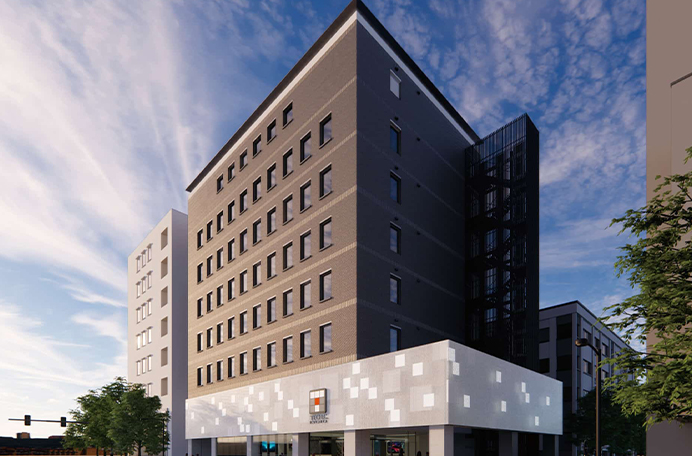
#> input picture 0605/666/ktech.jpg, 692 x 456 px, found by its file name
$ python 07_img_cut.py
#> lines starting #> are read from the running program, lines starting #| are printed output that depends on the picture
import numpy as np
import cv2

def main():
    img = cv2.imread("./ktech.jpg")
#> img is the input picture: shape (456, 692, 3); mean B, G, R 131.5, 122, 123.1
    height,width = img.shape[:2]
#> height = 456; width = 692
    print(width,height)
#| 692 456

    h1 = 159
    h2 = 350
    w1 = 200
    w2 = 500

    img_cut = img[h1:h2,w1:w2,:]
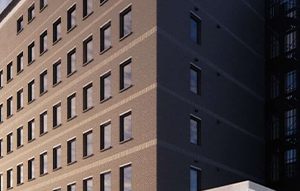
#> img_cut: shape (191, 300, 3); mean B, G, R 76.2, 78, 88.8
    cv2.imshow("Image_Cut", img_cut)

    cv2.waitKey(0)
    cv2.destroyAllWindows()

if __name__ == '__main__':
	main()

$ run again, with 0605/666/360_F_582923026_kQi1CuHQRnzoCw3Xu6qnMmrcCAxXkyw9.jpg copied over 0605/666/ktech.jpg
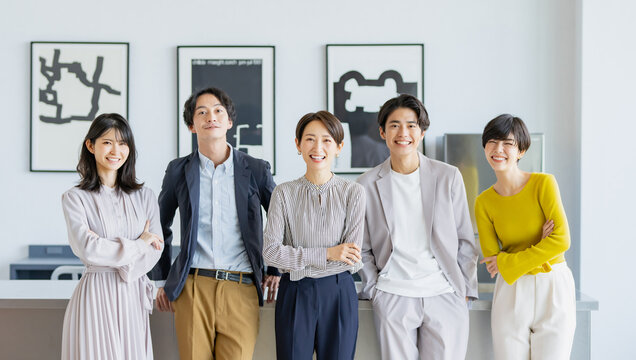
#> input picture 0605/666/360_F_582923026_kQi1CuHQRnzoCw3Xu6qnMmrcCAxXkyw9.jpg, 636 x 360 px, found by its file name
#> in main, img is the input picture: shape (360, 636, 3); mean B, G, R 175.3, 178.4, 177.9
#| 636 360
#> in main, `img_cut = img[h1:h2,w1:w2,:]`:
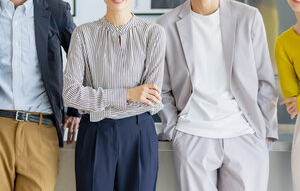
#> img_cut: shape (191, 300, 3); mean B, G, R 150.2, 152.9, 155.3

$ run again, with 0605/666/MURATA.jpg copied over 0605/666/ktech.jpg
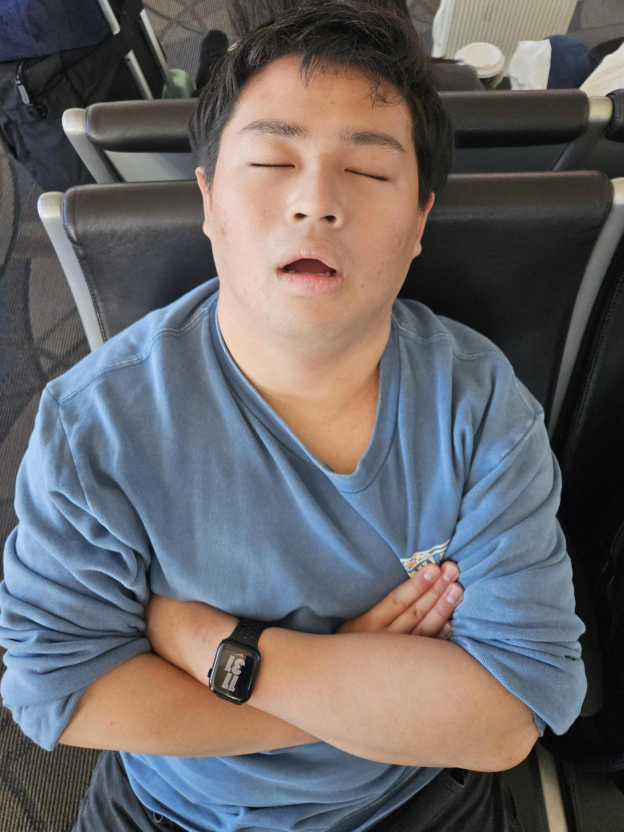
#> input picture 0605/666/MURATA.jpg, 1247 x 1663 px, found by its file name (shown at 1/2 size)
#> in main, img is the input picture: shape (1663, 1247, 3); mean B, G, R 103.7, 101.8, 104.4
#| 1247 1663
#> in main, `img_cut = img[h1:h2,w1:w2,:]`:
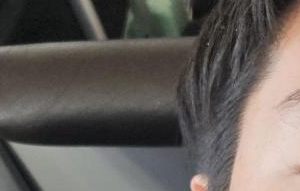
#> img_cut: shape (191, 300, 3); mean B, G, R 90, 94.2, 99.5

$ run again, with 0605/666/ball.jpg copied over 0605/666/ktech.jpg
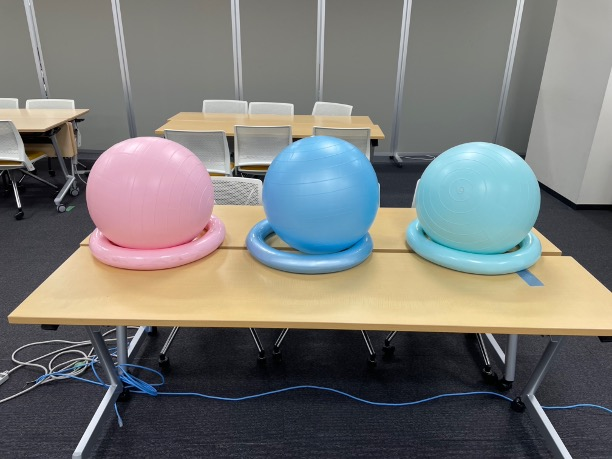
#> input picture 0605/666/ball.jpg, 612 x 459 px, found by its file name
#> in main, img is the input picture: shape (459, 612, 3); mean B, G, R 116.6, 119.4, 119.3
#| 612 459
#> in main, `img_cut = img[h1:h2,w1:w2,:]`:
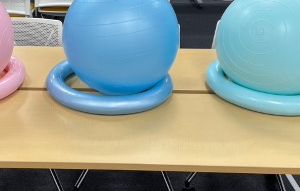
#> img_cut: shape (191, 300, 3); mean B, G, R 148.5, 156.7, 143.7
